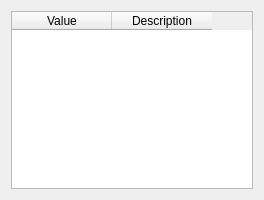
<?xml version="1.0" encoding="UTF-8"?>
<ui version="4.0">
 <class>Form</class>
 <widget class="QWidget" name="Form">
  <property name="geometry">
   <rect>
    <x>0</x>
    <y>0</y>
    <width>264</width>
    <height>200</height>
   </rect>
  </property>
  <property name="windowTitle">
   <string>Safety system status</string>
  </property>
  <layout class="QGridLayout" name="gridLayout">
   <item row="0" column="0">
    <widget class="QTableWidget" name="table">
     <column>
      <property name="text">
       <string>Value</string>
      </property>
     </column>
     <column>
      <property name="text">
       <string>Description</string>
      </property>
     </column>
    </widget>
   </item>
  </layout>
 </widget>
 <resources/>
 <connections/>
</ui>
